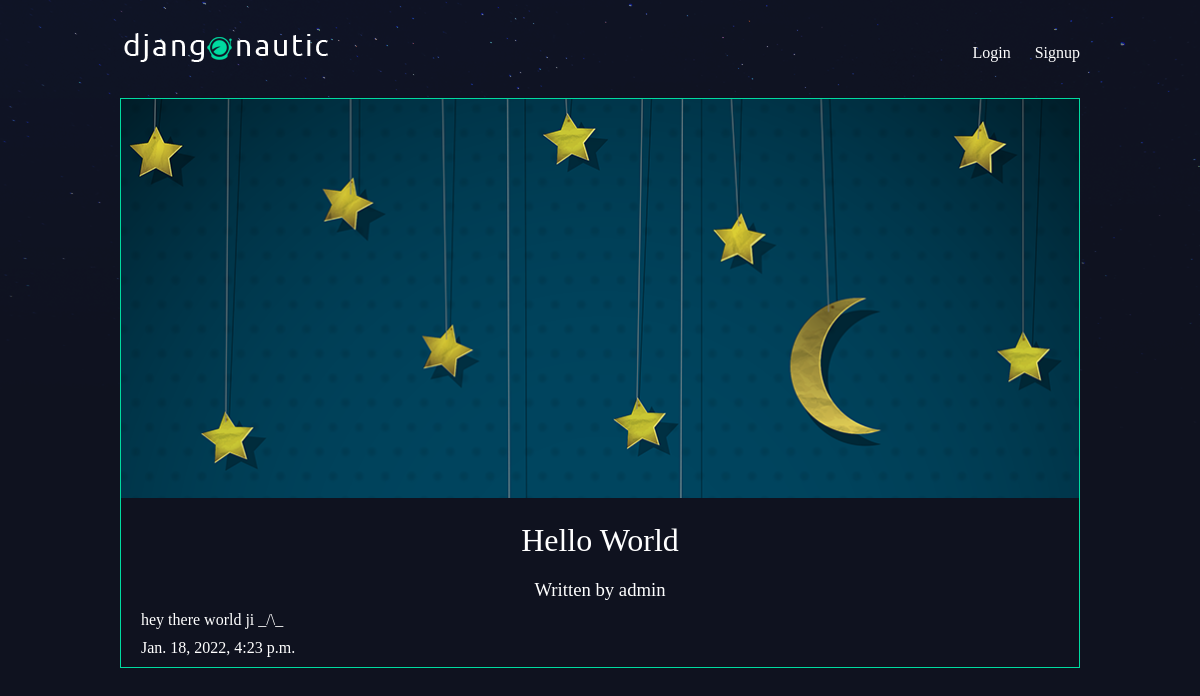
Screenshot of /articles/hello-world/ with the database file from the repository.
### articles/models.py (models this page shows, shortened)
class Article(models.Model):
    title = models.CharField(max_length=100)
    slug = models.SlugField()
    body = models.TextField()
    date = models.DateTimeField(auto_now_add=True)
    thumbnail = models.ImageField(blank=True, default='default.png')
    author = models.ForeignKey(User, default=None, on_delete=models.CASCADE)

### articles/views.py (the view)
# urls.py: path("<slug:slug>/", views.articleDetailView, name='detail'),
def articleDetailView(request, slug):
    article = Article.objects.get(slug = slug)
    return render(request, 'articles/articleDetail.html', {'article': article, 'title': article.title})

### articles/templates/articles/articleDetail.html
{% extends 'layout.html' %} {% block content %}
<div class="article-detail">
    <div class="article">
        <img src="{{article.thumbnail.url}}" alt="">
        <h2> {{article.title}} </h2>
        <h3>Written by {{article.author}} </h3>
        <p> {{article.body}} </p>
        <p> {{article.date}} </p>
    </div>
</div>
{% endblock %}

### assets/styles.css (style rules this page uses)
body { background-color: #0f121f; background-image: url(/static/stars.png); background-repeat: repeat-x; color: #fff; }
body * { font-family: Ubuntu; }
h1, h2, h3, h4, h5 { font-weight: normal; margin: 0; }
.article { padding: 10px; border: 1px solid #00dba0; position: relative; padding-bottom: 40px; }
.article h2 { font-size: 1.2em; }
.article-detail .article { padding: 0; }
.article-detail .article img { max-width: 100%; }
.article-detail .article h2 { text-align: center; margin: 20px auto; font-size: 2em }
.article-detail .article h3 { text-align: center; }
.article-detail .article p { margin: 10px 20px }

### rows the page displays
Article: thumbnail (picture), title "Hello World", author "admin", body "hey there world ji _/\\_", date "Jan. 18, 2022, 4:23 p.m."
